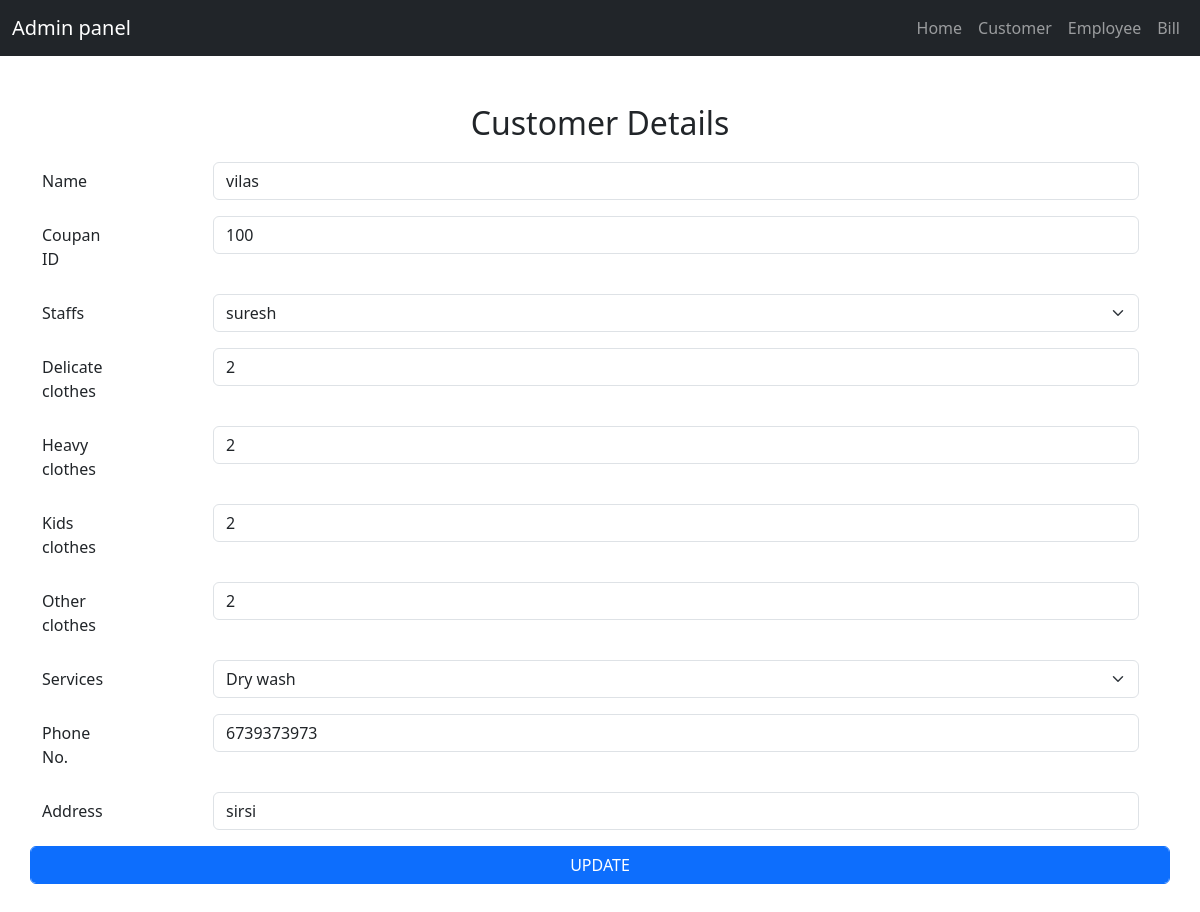
/edit.php?id=26, run on the app's committed database.
### tables this page shows
CREATE TABLE `customer` (
  `cid` int(11) NOT NULL,
  `coupan` int(11) NOT NULL,
  `eid` int(11) NOT NULL,
  `cname` varchar(200) NOT NULL,
  `delicate` int(11) NOT NULL,
  `heavy` int(11) NOT NULL,
  `kids` int(11) NOT NULL,
  `other` int(11) NOT NULL,
  `service` varchar(200) NOT NULL,
  `staff` varchar(200) NOT NULL,
  `phone` varchar(10) NOT NULL,
  `address` varchar(200) NOT NULL,
  `date` date NOT NULL DEFAULT current_timestamp()
);

### edit.php (the view, shortened to what this page needs)
<?php
$link=new mysqli('localhost','root','','laundry');
$values=mysqli_query($link,"SELECT * from customer where cid='$_GET[id]'");
while($row=mysqli_fetch_array($values)){
    $name=$row['cname'];
    $coupan=$row['coupan'];
    $delicate=$row['delicate'];
    $heavy=$row['heavy'];
    $kids=$row['kids'];
    $other=$row['other'];
    $service=$row['service'];
    $phone=$row['phone'];
    $address=$row['address'];
}
?>
<!DOCTYPE html>
<html lang="en">
<head>
    <link rel="stylesheet" href="node_modules/bootstrap/dist/css/bootstrap.min.css">
</head>
<body>
<nav class="navbar navbar-expand-lg navbar-dark bg-dark mb-5">
      <div class="container-fluid">
        <a class="navbar-brand" href="#">Admin panel</a>
        <ul class="navbar-nav mb-2 mb-lg-0">
        <li class="nav-item">
            <a class="nav-link" href="index.php">Home</a>
          </li>
          <li class="nav-item">
            <a class="nav-link" href="customer.php">Customer</a>
          </li>
          <li class="nav-item">
            <a class="nav-link" href="employee.php">Employee</a>
          </li>
          <li class="nav-item">
            <a class="nav-link" href="#">Bill</a>
          </li>
        </ul>
      </div>
    </nav>
    <div class="container">
      <form method='post' action="" >
        <h2 style="text-align: center;margin:20px;">Customer Details</h2>
        <div class="row mb-3">
          <div style="width:15%;">
            <label for="inputEmail3" class="col-sm-2 col-form-label">Name</label>
          </div>
          <div class="col-sm-10">
            <input type="text" name="name" class="form-control" id="inputEmail3" value="<?php echo $name; ?>"/>
          </div>
        </div>
        <div class="row mb-3">
          <div style="width:15%;">
            <label for="inputPassword3" class="col-sm-2 col-form-label">Coupan ID</label>
          </div>
          <div class="col-sm-10">
            <input type="number" name="coupan" class="form-control" id="inputPassword3" value="<?php echo $coupan; ?>"/>
          </div>
        </div>
        <div class="row mb-3">
          <div style="width:15%;">
            <label for="inputPassword3" class="col-sm-2 col-form-label">Staffs</label>
          </div>
        <div class="col-sm-10">
          <select class="form-select" name="staff" aria-label="Default select example" >
          <?php
$link=new mysqli('localhost','root','','laundry');
$staff=mysqli_query($link,"SELECT * from employee");
while($row=mysqli_fetch_array($staff)){
  echo '<option>'.$row['name'] .'</option>';
}
    ?>
          </select>
        </div>
        </div>
        <div class="row mb-3">
          <div style="width:15%;">
             <label for="inputPassword3" class="col-sm-2 col-form-label">Delicate clothes</label>
          </div>
          <div class="col-sm-10">
            <input type="number" name="delicate" class="form-control" id="inputPassword3" value="<?php echo $delicate; ?>"/>
          </div>
        </div>
        <div class="row mb-3">
          <div style="width:15%;">
            <label for="inputPassword3" class="col-sm-2 col-form-label">Heavy clothes</label>
          </div>
          <div class="col-sm-10">
            <input type="number" name="heavy" class="form-control" id="inputPassword3" value="<?php echo $heavy; ?>"/>
          </div>
        </div>
        <div class="row mb-3">
          <div style="width:15%;">
             <label for="inputPassword3" class="col-sm-2 col-form-label">Kids clothes</label>
          </div>
          <div class="col-sm-10">
            <input type="number" name="kids" class="form-control" id="inputPassword3" value="<?php echo $kids; ?>"/>
          </div>
        </div>
        <div class="row mb-3">
          <div style="width:15%;">
             <label for="inputPassword3" class="col-sm-2 col-form-label">Other clothes</label>
          </div>
          <div class="col-sm-10">
            <input type="number" name="other" class="form-control" id="inputPassword3" value="<?php echo $other; ?>"/>
          </div>
        </div>
        <div class="row mb-3">
          <div style="width:15%;">
            <label for="inputPassword3" class="col-sm-2 col-form-label">Services</label>
          </div>
          <div class="col-sm-10">
            <select class="form-select" name="service" aria-label="Default select example" aria-placeholder="select service" value="<?php echo $service; ?>">
              <option>Dry wash</option>
            </select>
          </div>
        </div>
        <div class="row mb-3">
          <div style="width:15%;">
            <label for="inputPassword3" class="col-sm-2 col-form-label">Phone No.</label>
          </div>
          <div class="col-sm-10">
            <input name="phone" type="text" class="form-control" pattern="\d*" maxlength="10" value="<?php echo $phone; ?>"/>
          </div>
        </div>
          <div class="row mb-3">
            <div style="width:15%;">
              <label for="inputPassword3" class="col-sm-2 col-form-label">Address</label>
            </div>
            <div class="col-sm-10">
              <input name="address" type="text" class="form-control" id="inputPassword3" value="<?php echo $address; ?>"/>
            </div>
          </div>
          <div class="row" style="margin-bottom: 30px;">
            <input name="update" type="submit" value="UPDATE" class="form-control btn btn-primary" id="inputPassword3" />
          </div>
        </div>
</body>
</html>

### data on the page
customer: name "vilas", coupan "100", delicate "2", heavy "2", kids "2", other "2", service "Dry wash", phone "6739373973", address "sirsi"

### other printed values
form field staff "suresh"
